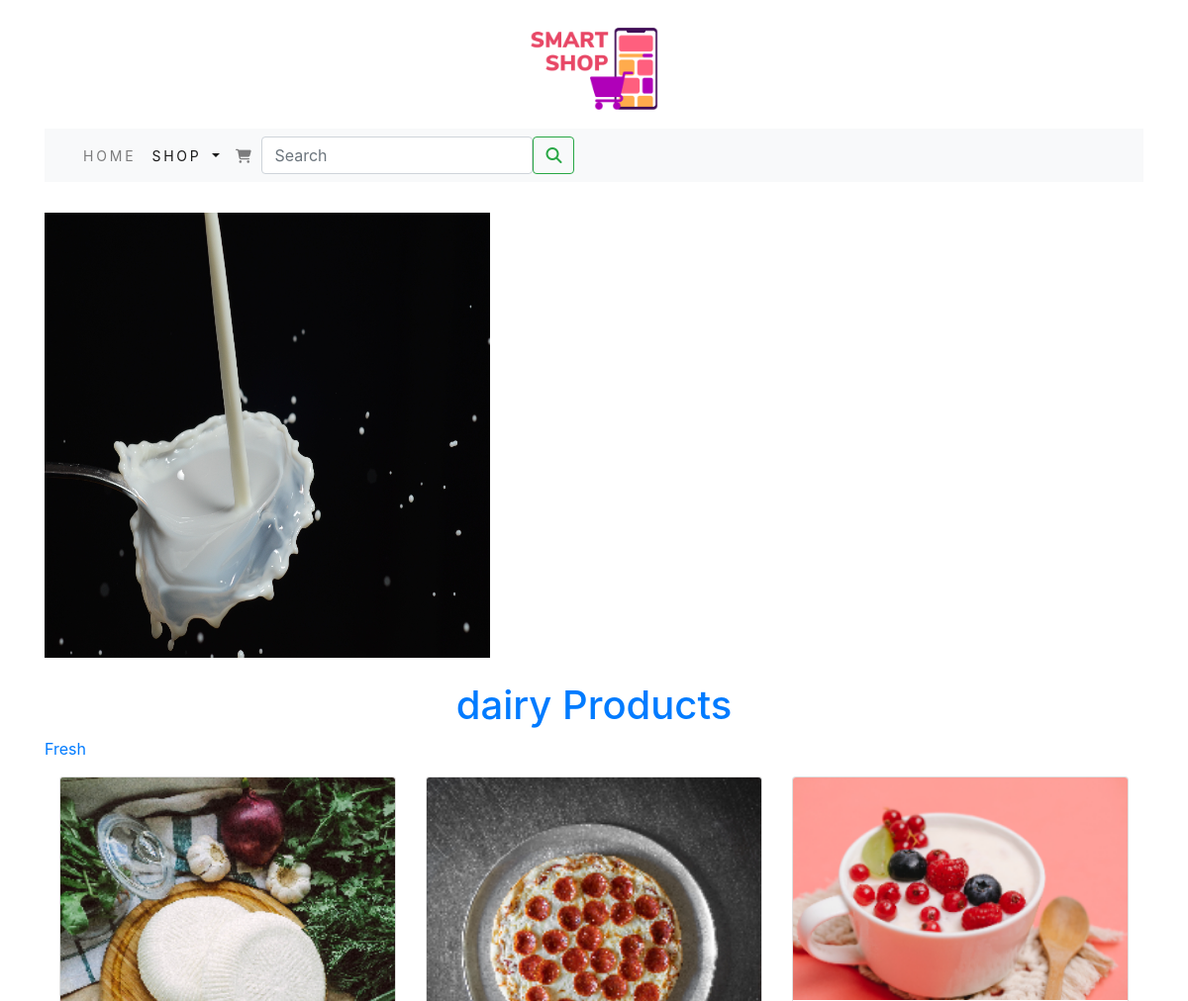
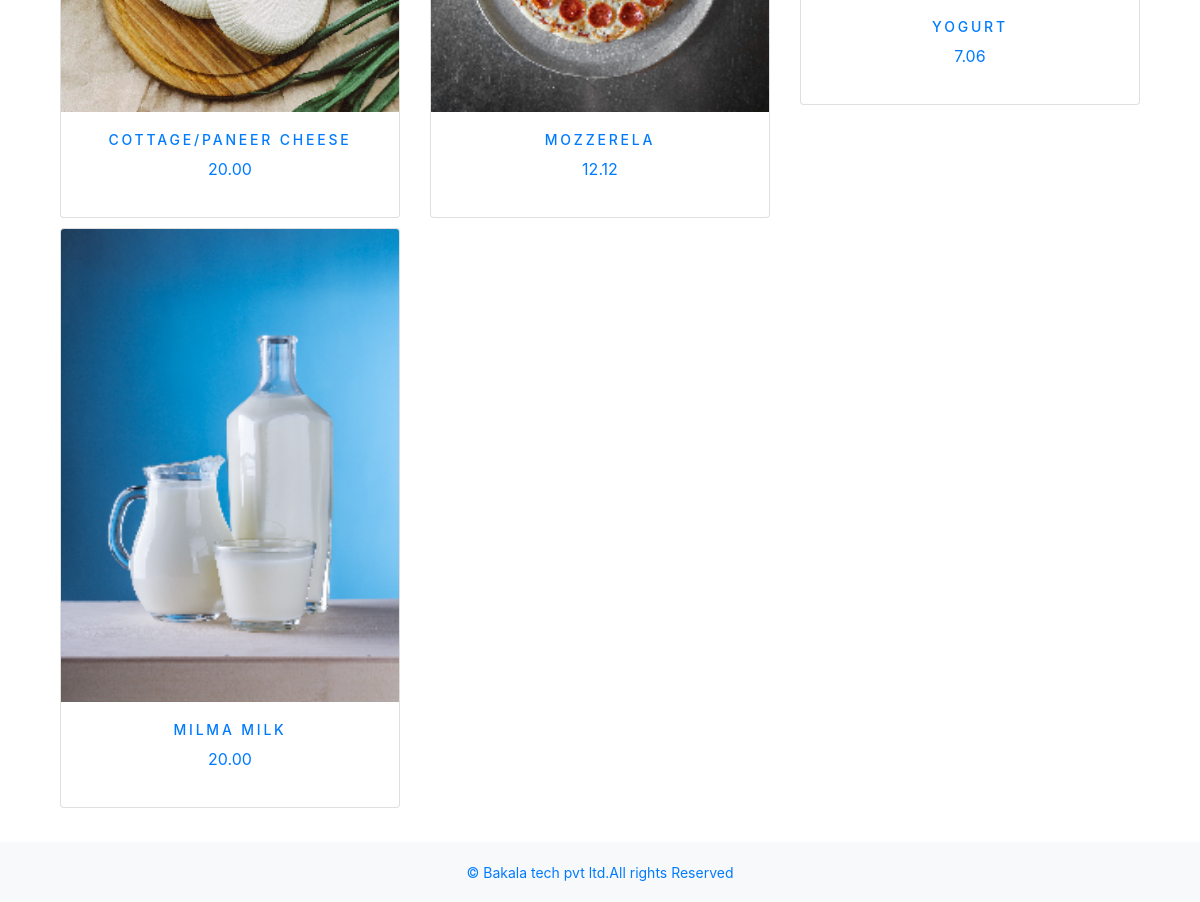
Screenshot of /shopon/dairy-Products/ with the database file from the repository (2 pictures, top to bottom).
### shopon/models.py (models this page shows, shortened)
class Category(models.Model):
    name=models.CharField(max_length=250,unique=True)
    slug=models.SlugField(max_length=250,unique=True)
    description=models.TextField(blank=True)
    image=models.ImageField(upload_to='category',blank=True)
    class Meta:
        ordering=('name',)
        verbose_name='category'
        verbose_name_plural='categories'
    def get_url(self):
        return reverse('shopon:product_by_category',args=[self.slug])

class Product(models.Model):
    name=models.CharField(max_length=250,unique=True)
    slug=models.SlugField(max_length=250,unique=True)
    description=models.TextField(blank=True)
    price=models.DecimalField(max_digits=10,decimal_places=2)
    category=models.ForeignKey(Category,on_delete=models.CASCADE)
    image=models.ImageField(upload_to='product',blank=True)
    stock=models.IntegerField()
    available=models.BooleanField(default=True)
    created=models.DateTimeField(auto_now_add=True)
    updated=models.DateTimeField(auto_now=True)
    def get_url(self):
        return reverse('shopon:prodCatdetail',args=[self.category.slug,self.slug])
    class Meta:
        ordering = ('name',)
        verbose_name = 'product'
        verbose_name_plural = 'products'

### shopon/views.py (the view)
# urls.py: path('',views.allProdCat,name='allProdCat'),
def allProdCat(request,c_slug=None):
    c_page = None
    products_list = None
    if c_slug!=None:
        c_page = get_object_or_404(Category, slug=c_slug)
        products_list = Product.objects.all().filter(category=c_page, available=True)
    else:
        products_list = Product.objects.all().filter(available=True)
    paginator = Paginator(products_list, 6)
    try:
        page = int(request.GET.get('page', '1'))
    except:
        page = 1
    try:
        products = paginator.page(page)
    except (EmptyPage, InvalidPage):
        products = paginator.page(paginator.num_pages)
    return render(request, "category.html", {'category': c_page, 'products': products})

### cart/context_processors.py (called while the page is built)
def counter(request):
    item_count=0
    if 'admin' in request.path:
        return {}
    else:
        try:
            cart=Cart.objects.filter(cart_id=_cart_id(request))
            car_items=CartItem.objects.all().filter(cart=cart[:1])
            for cart_item in car_items:
                item_count += cart_item.quantity
        except Cart.DoesNotExist:
            item_count =0
    return dict(item_count=item_count)

### cart/views.py (called while the page is built)
def _cart_id(request):
    cart=request.session.session_key
    if not cart:
        cart=request.session.create()
    return cart

### shopon/context_processors.py (called while the page is built)
def menu_links(request):
    links=Category.objects.all()
    return dict(links=links)

### templates/category.html (shortened to what this page needs)
{% extends 'base.html' %}
{% load static %}
{% block content %}
{% if category %}
     <div>
         <div class="row my_row_class">
             <div class="mx-auto">
             <p><a href="{% url 'shopon:allProdCat' %}Our Items Collections"</a></p>
             </div>
         </div>
     </div>
     {% endif %}
<div class="mx_auto">
    {% if category  %}
          <img class="my_image" src="{{category.image.url}}" alt="{{category.name}}">
</div>
      <br>
<div>
          <h1 class="text-center my_title">{{category.name}}</h1>
          <p class="text-justify">{{category.description}}</p>
</div>
     {% endif %}
<div class="container">
    <div class="row mx_auto">
        {% for product in products.object_list %}
        <div class="my_bottom_margin col-9 col-sm-12 col-md-4  xol-lg-4 ">
            <div class="card text-center" style="min-width:18rem;">
                <a href="{{product.get_url}}"><img class="card-img-top my_image" src="{{product.image.url}}" alt="{{product.name}}"</a>
            <div class="card-body ">
                <h4>{{product.name}}</h4>
                <p>{{product.price}}</p>
            </div>
            </div>
        </div>
        {% endfor %}
    </div>
    <br>
</div>
{% endblock %}

### static/css/custom.css (style rules this page uses)
body { font-family: 'Roboto' , sans-serif; }
.my_row_class { padding-top :15px; }
.my_image { width:100% height:auto }
.my_title { font-size:16px text_transform:uppercase letter-spacing:.2em }
.my_bottom_margin { margin-bottom:10px; }
.card-body h4 { font-size:14px; text-transform:uppercase; letter-spacing:.2em }

### rows the page displays
Category: image (picture), name "dairy Products", description "Fresh"
Product: image (picture), name "COTTAGE/PANEER CHEESE", price "20.00"
Product: image (picture), name "MOZZERELA", price "12.12"
Product: image (picture), name "YOGURT", price "7.06"
Product: image (picture), name "MILMA MILK", price "20.00"
